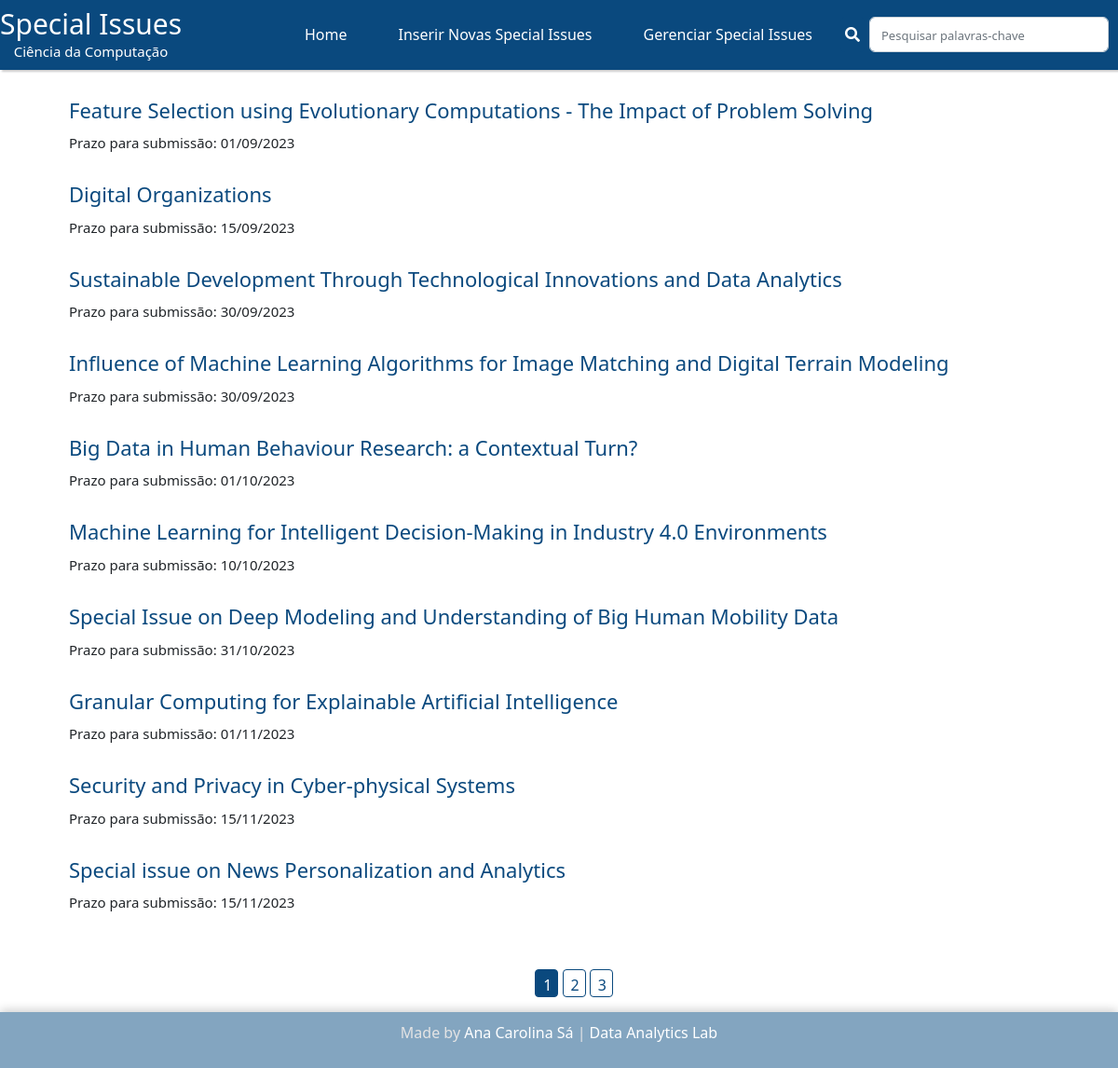
/admin/home, run on an earlier commit of the app's database.
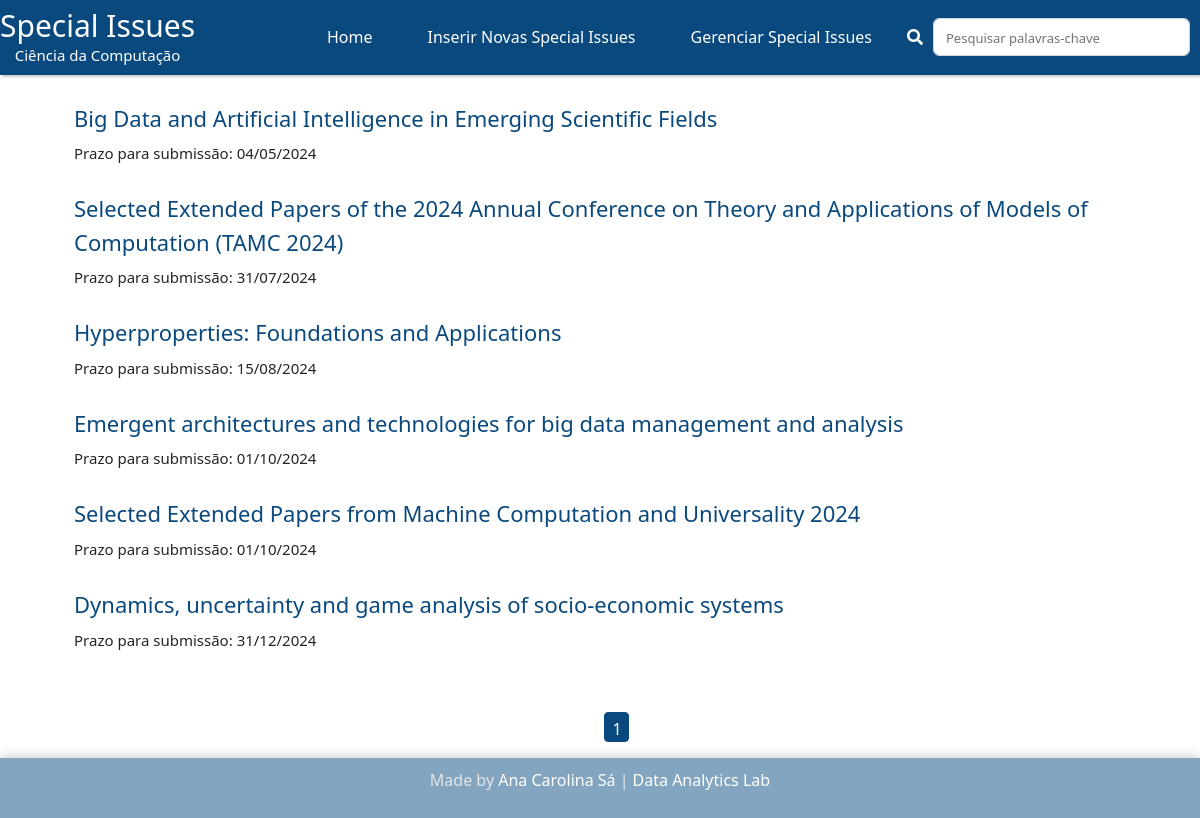
And on a later commit of the database.
### website/adm/models.py (models this page shows)
class SPI(db.Model):
    id = db.Column(db.Integer, primary_key=True)
    editora = db.Column(db.String, unique=False, nullable=False)
    revista = db.Column(db.String, unique=False, nullable=False)
    titulo = db.Column(db.String, unique=False, nullable=False)
    link = db.Column(db.String, unique=True, nullable=False)
    prazo = db.Column(db.Date, unique=False, nullable=False)
    datanot = db.Column(db.Date, unique=False, nullable=False)
    detalhes = db.Column(db.String, unique=False, nullable=False)

### website/adm/rotas.py (the view)
@app.route('/admin/home') #pagina inicial
def admin_home():
    per_page=10
    page=request.args.get('page',type=int, default=1)
    specialissues= SPI.query.order_by(SPI.prazo.asc()).paginate(page=page, per_page=per_page)
    return render_template ('admin/home.html', title= 'gerenciar', specialissues= specialissues)

### website/templates/admin/home.html
{% extends 'layout.html' %}
{% block content %}
{% include 'navbar.html' %}
<link rel="stylesheet" type="text/css" href="{{ url_for('static', filename='css/home.css') }}">
<div class="container">
    <ul>
        {% for spi in specialissues.items %}
        <li class="special-issue">
            <h3><a href="/detalhes/{{ spi.id }}">{{ spi.titulo }}</a></h3>
            <p class="date">Prazo para submissão: {{ spi.prazo.strftime('%d/%m/%Y') }}</p>
        </li>
        {% endfor %}
        <div class="col">
            {% for page_num in specialissues.iter_pages() %}
            {% if page_num%}
            {% if specialissues.page == page_num %}
            <a href="{{url_for('admin_home', page=page_num)}}" class="btn btn-primary btn-sm">{{page_num}}</a>
            {% else %}
            <a href="{{url_for('admin_home', page=page_num)}}" class="btn btn-outline-primary btn-sm">{{page_num}}</a>
            {% endif %}
            {% else %}
            ...
            {% endif %}
            {% endfor %}</div>
    </ul>
</div>
{% include 'footer.html' %}
{% endblock content %}

### website/templates/layout.html (shortened to what this page needs)
<!doctype html>
<html lang="pt-br">
  <head>
    <link href="https://cdn.jsdelivr.net/npm/bootstrap@5.2.0-beta1/dist/css/bootstrap.min.css" rel="stylesheet">
  </head>
  <body>
    {% block content %}
    {% endblock content %}
  </body>
</html>

### website/templates/navbar.html (shortened to what this page needs)
{% extends 'layout.html' %}
{% block content %}
<!DOCTYPE html>
<html lang="en">
<head>
    <link rel="stylesheet" href="https://cdnjs.cloudflare.com/ajax/libs/font-awesome/5.15.3/css/all.min.css">
</head>
<body>
    <nav class="navbar">
        <div class="navbar-title">
            <h1>Special Issues</h1>
            <p>Ciência da Computação</p>
        </div>
        <div class="navbar-buttons">
            <a href="/admin/home" class="navbar-button">Home</a>
            <a href="/admin/inserirnovaspecialissue" class="navbar-button">Inserir Novas Special Issues</a>
            <a href="/admin/gerenciar" class="navbar-button">Gerenciar Special Issues</a>
            <form action="{{ url_for('search') }}" method="POST">
                <div class="search-form">
                    <button type="submit" class="search-button"><i class="fas fa-search"></i></button>
                    <input type="text" class="form-control" placeholder="Pesquisar palavras-chave" autofocus="autofocus" name="search-box" value="{{ session.get('search_value', '') }}">
                </div>
            </form>
        </div>
    </nav>
</body>
</html>
{% endblock content %}

### website/templates/footer.html
{% extends 'layout.html' %}
{% block content %}
<link rel="stylesheet" type="text/css" href="{{ url_for('static', filename='css/footer.css') }}">
<div class="footer-container">
    <div class="footer-infos">
        <p class="info">Made by <a href="https://github.com/accoelhos" target="_blank" class="footer-link">Ana Carolina Sá</a>  |</p>
        <p class="info">
            <a class="footer-link" href="https://eic.cefet-rj.br/~dal/" target="_blank">Data Analytics Lab</a></p>
    </div>
</div>
{% endblock content %}

### website/static/css/home.css (style rules this page uses)
.container ul { list-style-type: none; }
.container a { color: #0a497e; font-size:22px; margin-top: 50px; text-decoration: none; }
.container p { display: inline; margin-right: 10px; font-size: 15px; }
.container .special-issue { margin-bottom: 10px; display: block; margin-top: 25px; }
.col { text-align: center; }
.container .col a.btn-primary { background-color: #0a497e; border-color: #0a497e; color: white; transition: 0.2s; text-decoration: none; width: 25px; height: 30px; font-size: medium; }

### website/static/css/footer.css (style rules this page uses)
.footer-container { width: 100%; background-color: #83a5c0; color: #e4e4e4; padding: 10px 0; display: flex; align-items: center; justify-content: center; box-shadow: 0px -2px 10px rgba(0, 0, 0, 0.2); }
.footer-infos { height: 40px; display: flex; align-items: center; justify-content: space-between; }
.footer-link { text-decoration: none; color: #fff; transition: 0.5s; }
.info { padding: 2px; }

### website/templates/navbar.html (style rules this page uses)
body { margin: 0; padding: 0; font-family: Arial, sans-serif; background-color: white; }
.search-form { display: flex; align-items: center; }
.form-control { margin-right: 10px; padding: 4px; border: 1px; border-radius: 5px; background-color: white; width: 180px; align-items: center; }
.form-control::placeholder { font-size: 13px; text-align: left; }
.search-button { background-color: #0a497e; border: none; border-radius: 5px; color: white; cursor: pointer; padding: 7px 5px; transition: 0.3s; margin-left: 10px; margin-right: 5px; }
.navbar { background-color: #0a497e; color: white; display: flex; justify-content: space-between; align-items: center; padding: 7px 20px; box-shadow: 2px 2px 2px #ccc; }
.navbar-title { display: flex; flex-direction: column; align-items: center; }
.navbar-title h1 { margin: 0; font-size: 30px; }
.navbar-title p { margin: 0; font-size: 15px; }
.navbar-buttons { display: flex; align-items: center; }
.navbar-buttons a { text-decoration: none; color: white; padding: 7px 20px; margin-left: 15px; transition: background-color 0.5s; border-radius: 20px; }

What changed in the data, as far as the page shows it:
removed SPI: titulo "Feature Selection using Evolutionary Computations - The Impact of Problem Solving", prazo "01/09/2023"
removed SPI: titulo "Digital Organizations", prazo "15/09/2023"
removed SPI: titulo "Sustainable Development Through Technological Innovations and Data Analytics", prazo "30/09/2023"
removed SPI: titulo "Influence of Machine Learning Algorithms for Image Matching and Digital Terrain Modeling", prazo "30/09/2023"
removed SPI: titulo "Big Data in Human Behaviour Research: a Contextual Turn?", prazo "01/10/2023"
removed SPI: titulo "Machine Learning for Intelligent Decision-Making in Industry 4.0 Environments", prazo "10/10/2023"
removed SPI: titulo "Special Issue on Deep Modeling and Understanding of Big Human Mobility Data", prazo "31/10/2023"
removed SPI: titulo "Granular Computing for Explainable Artificial Intelligence", prazo "01/11/2023"
removed SPI: titulo "Security and Privacy in Cyber-physical Systems", prazo "15/11/2023"
removed SPI: titulo "Special issue on News Personalization and Analytics", prazo "15/11/2023"
added SPI: titulo "Big Data and Artificial Intelligence in Emerging Scientific Fields", prazo "04/05/2024"
added SPI: titulo "Selected Extended Papers of the 2024 Annual Conference on Theory and Applications of Models of Computation (TAMC 2024)", prazo "31/07/2024"
added SPI: titulo "Hyperproperties: Foundations and Applications", prazo "15/08/2024"
added SPI: titulo "Emergent architectures and technologies for big data management and analysis", prazo "01/10/2024"
added SPI: titulo "Selected Extended Papers from Machine Computation and Universality 2024", prazo "01/10/2024"
now on this page (row unchanged): SPI: titulo "Dynamics, uncertainty and game analysis of socio-economic systems", prazo "31/12/2024"
Also different on the page:
list line gone: "2"
list line gone: "3"
